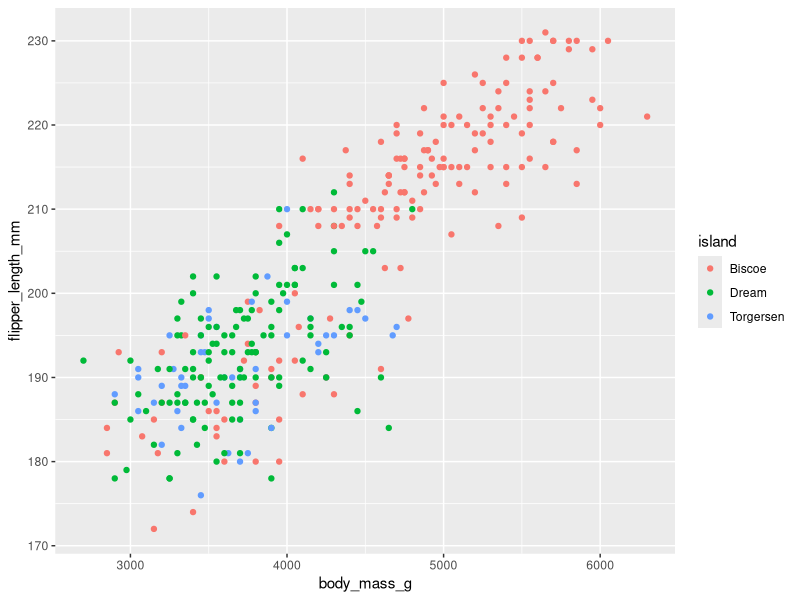

Write the R code that produced this figure.
## ---- chunk 1
library(tidyverse)
library(palmerpenguins)
data("penguins")
## ---- chunk 2
penguins[1:5, c("species", "island")]
## ---- chunk 3
penguins %>%
  group_by(species) %>%
  summarise(flipper_length_avg = mean(flipper_length_mm, na.rm = TRUE))
## ---- chunk 4
penguins %>%
  group_by(species, island) %>%
  summarise(n_observations = n())
## ---- chunk 5
penguins %>%
  select(year, everything())
## ---- chunk 6
penguins_fixed <- penguins %>%
  mutate(size_group = if_else(
    body_mass_g > mean(penguins$body_mass_g, na.rm = TRUE),
    paste0(species, " large"),
    paste0(species, " small")
  ))
penguins_fixed %>% select(size_group)
## ---- chunk 7
ggplot(penguins) +
  geom_point(mapping = aes(x = body_mass_g, y = flipper_length_mm, color = island))
## ---- chunk 8
penguins_clean <- penguins %>% filter(!is.na(body_mass_g))

island_stats <- penguins_clean %>%
  group_by(island) %>%
  summarise(
    n_penguins = n(),
    min_body_mass = min(body_mass_g),
    max_body_mass = max(body_mass_g)
  )

island_stats
